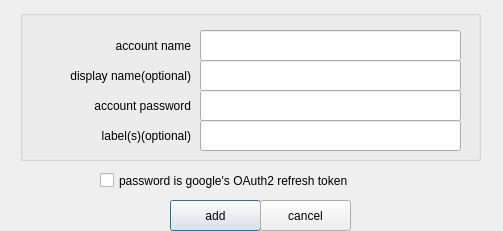
<?xml version="1.0" encoding="UTF-8"?>
<ui version="4.0">
 <class>addaccount</class>
 <widget class="QDialog" name="addaccount">
  <property name="windowModality">
   <enum>Qt::WindowModal</enum>
  </property>
  <property name="geometry">
   <rect>
    <x>0</x>
    <y>0</y>
    <width>503</width>
    <height>231</height>
   </rect>
  </property>
  <property name="windowTitle">
   <string>create a new account</string>
  </property>
  <widget class="QGroupBox" name="groupBox">
   <property name="geometry">
    <rect>
     <x>20</x>
     <y>10</y>
     <width>461</width>
     <height>151</height>
    </rect>
   </property>
   <property name="title">
    <string/>
   </property>
   <widget class="QLineEdit" name="lineEditName">
    <property name="geometry">
     <rect>
      <x>180</x>
      <y>20</y>
      <width>261</width>
      <height>31</height>
     </rect>
    </property>
    <property name="toolTip">
     <string>Normal gmail accounts can be added without the &quot;@gmail.com&quot; part.
Hosted domain addresses must be added with the &quot;@ABC.XYZ&quot; part.</string>
    </property>
   </widget>
   <widget class="QLabel" name="label_2">
    <property name="geometry">
     <rect>
      <x>10</x>
      <y>80</y>
      <width>161</width>
      <height>31</height>
     </rect>
    </property>
    <property name="text">
     <string>account password</string>
    </property>
    <property name="alignment">
     <set>Qt::AlignRight|Qt::AlignTrailing|Qt::AlignVCenter</set>
    </property>
    <property name="wordWrap">
     <bool>true</bool>
    </property>
   </widget>
   <widget class="QLabel" name="label">
    <property name="geometry">
     <rect>
      <x>10</x>
      <y>20</y>
      <width>161</width>
      <height>31</height>
     </rect>
    </property>
    <property name="text">
     <string>account name</string>
    </property>
    <property name="alignment">
     <set>Qt::AlignRight|Qt::AlignTrailing|Qt::AlignVCenter</set>
    </property>
    <property name="wordWrap">
     <bool>true</bool>
    </property>
   </widget>
   <widget class="QLineEdit" name="lineEditPassword">
    <property name="geometry">
     <rect>
      <x>180</x>
      <y>80</y>
      <width>261</width>
      <height>31</height>
     </rect>
    </property>
    <property name="echoMode">
     <enum>QLineEdit::Password</enum>
    </property>
   </widget>
   <widget class="QLineEdit" name="lineEditLabel">
    <property name="geometry">
     <rect>
      <x>180</x>
      <y>110</y>
      <width>261</width>
      <height>31</height>
     </rect>
    </property>
    <property name="toolTip">
     <string>multiple labels can be entered by separating them with a comma(,)</string>
    </property>
   </widget>
   <widget class="QLabel" name="label_3">
    <property name="geometry">
     <rect>
      <x>10</x>
      <y>110</y>
      <width>161</width>
      <height>31</height>
     </rect>
    </property>
    <property name="text">
     <string>label(s)(optional)</string>
    </property>
    <property name="alignment">
     <set>Qt::AlignRight|Qt::AlignTrailing|Qt::AlignVCenter</set>
    </property>
    <property name="wordWrap">
     <bool>true</bool>
    </property>
   </widget>
   <widget class="QLabel" name="label_4">
    <property name="geometry">
     <rect>
      <x>10</x>
      <y>50</y>
      <width>161</width>
      <height>31</height>
     </rect>
    </property>
    <property name="text">
     <string>display name(optional)</string>
    </property>
    <property name="alignment">
     <set>Qt::AlignRight|Qt::AlignTrailing|Qt::AlignVCenter</set>
    </property>
    <property name="wordWrap">
     <bool>true</bool>
    </property>
   </widget>
   <widget class="QLineEdit" name="lineEditOptionalName">
    <property name="geometry">
     <rect>
      <x>180</x>
      <y>50</y>
      <width>261</width>
      <height>31</height>
     </rect>
    </property>
   </widget>
  </widget>
  <widget class="QPushButton" name="pushButtonAdd">
   <property name="geometry">
    <rect>
     <x>170</x>
     <y>200</y>
     <width>91</width>
     <height>31</height>
    </rect>
   </property>
   <property name="text">
    <string>add</string>
   </property>
  </widget>
  <widget class="QPushButton" name="pushButtonCancel">
   <property name="geometry">
    <rect>
     <x>260</x>
     <y>200</y>
     <width>91</width>
     <height>31</height>
    </rect>
   </property>
   <property name="text">
    <string>cancel</string>
   </property>
  </widget>
  <widget class="QCheckBox" name="cbToken">
   <property name="geometry">
    <rect>
     <x>100</x>
     <y>160</y>
     <width>301</width>
     <height>41</height>
    </rect>
   </property>
   <property name="text">
    <string>password is google's OAuth2 refresh token</string>
   </property>
  </widget>
 </widget>
 <tabstops>
  <tabstop>lineEditName</tabstop>
  <tabstop>lineEditOptionalName</tabstop>
  <tabstop>lineEditPassword</tabstop>
  <tabstop>lineEditLabel</tabstop>
  <tabstop>pushButtonAdd</tabstop>
  <tabstop>pushButtonCancel</tabstop>
 </tabstops>
 <resources/>
 <connections/>
</ui>
